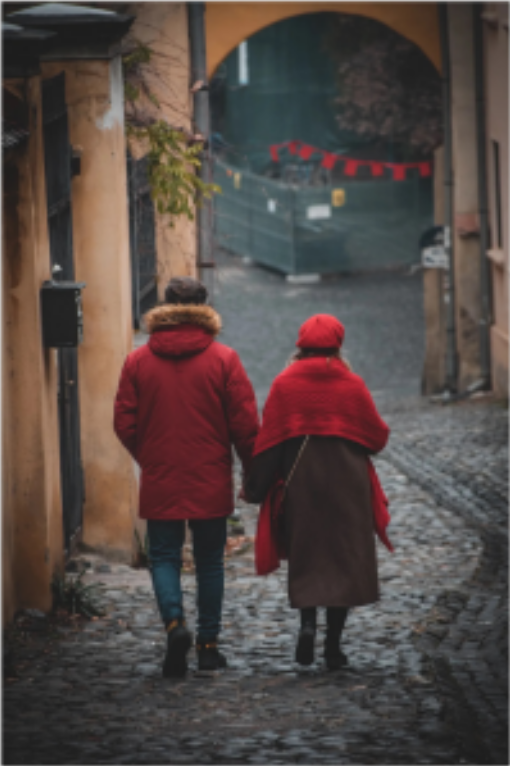
#> input picture Detectar_Cor_HSV/img.png, 510 x 766 px
$ python main.py
#> lines starting #> are read from the running program, lines starting #| are printed output that depends on the picture; after the words box and inside, x2 and y2 are one past the last pixel; in counts of white or black regions, pixels touching at a corner belong together
### Detectar_Cor_HSV/funcoes.py
import cv2
import numpy as np

# função para caregar a imagem
def carregar_img(img_png):
    imagem = cv2.imread(img_png)

    if imagem is None:
        print("Erro ao carregar a imagem")
        return None

    return imagem

# função para converter a imagem para o espeço de cores HSV
def converter_para_hsv(imagem):
    hsv = cv2.cvtColor(imagem, cv2.COLOR_BGR2HSV)
    return hsv

# cria a máscara de cor para detectar a cor
def criar_mascara_cor(imagem_hsv, limite_inferior, limite_superior):
    mascara = cv2.inRange(imagem_hsv, limite_inferior, limite_superior) #verificar se cada pixel da imagem está dentro de um intervalo de cor
    return mascara

# função que aplica a máscara na imagem original
def aplicar_mascara(imagem, mascara):
    resultado = cv2.bitwise_and(imagem, imagem, mask=mascara) #manter apenas os pixels que são brancos
    return resultado


def destacar_vermelho(imagem, mascara):

    # converter a imagem para a escala de cinza
    cinza = cv2.cvtColor(imagem, cv2.COLOR_BGR2GRAY)

    # converter de volta para bgr
    cinza_bgr = cv2.cvtColor(cinza, cv2.COLOR_GRAY2BGR)

    # pegar as partes vermelhas da imagem original
    vermelho = cv2.bitwise_and(imagem, imagem, mask=mascara)

    # inverter máscara para pegar o fundo
    mascara_invertida = cv2.bitwise_not(mascara)

    # pegar fundo em cinza
    fundo = cv2.bitwise_and(cinza_bgr, cinza_bgr, mask=mascara_invertida)

    # juntar vermelho com o fundo cinza
    resultado = cv2.add(vermelho, fundo)

    return resultado

### Detectar_Cor_HSV/main.py
from funcoes import *

def main():

    imagem = carregar_img("img.png")
#> in carregar_img, imagem is the input picture: shape (766, 510, 3); mean B, G, R 69.5, 73, 85

    if imagem is None:
        return

    hsv = converter_para_hsv(imagem)
#> in converter_para_hsv, `hsv = cv2.cvtColor(imagem, cv2.COLOR_BGR2HSV)`: hsv: shape (766, 510, 3); mean H, S, V 63.4, 54.5, 87.9

    # primeiro intervalo de vermelho
    limite_inferior1 = np.array([0,120,70])
    limite_superior1 = np.array([10,255,255])

    # segundo intervalo de vermelho
    limite_inferior2 = np.array([170,120,70])
    limite_superior2 = np.array([180,255,255])

    mascara1 = criar_mascara_cor(hsv, limite_inferior1, limite_superior1)
#> in criar_mascara_cor, `mascara = cv2.inRange(imagem_hsv, limite_inferior, limite_superior)`:
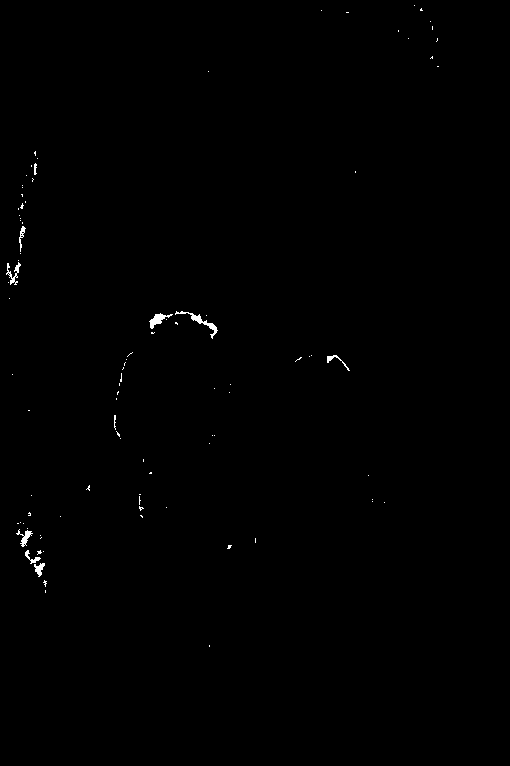
#> mascara: shape (766, 510); 0.3% white; 95 white regions (85 under 20 px), largest, box (x1, y1, x2, y2) and area: (175, 311, 218, 339) 193, (149, 313, 173, 329) 147, (6, 262, 21, 285) 120
    mascara2 = criar_mascara_cor(hsv, limite_inferior2, limite_superior2)
#> in criar_mascara_cor (call 2), `mascara = cv2.inRange(imagem_hsv, limite_inferior, limite_superior)`:
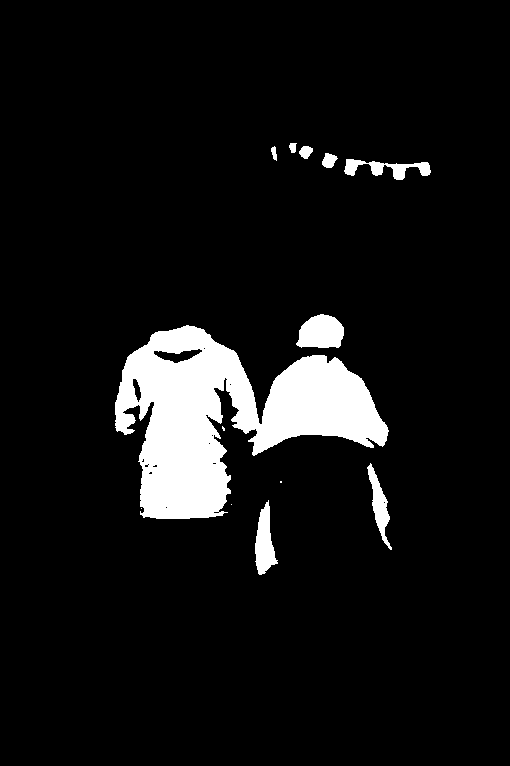
#> mascara: shape (766, 510); 7.8% white; 13 white regions (4 under 20 px), largest, box (x1, y1, x2, y2) and area: (115, 325, 389, 519) 26090, (296, 314, 344, 348) 1263, (255, 500, 278, 575) 977

    # juntar as duas máscaras
    mascara = cv2.bitwise_or(mascara1, mascara2)
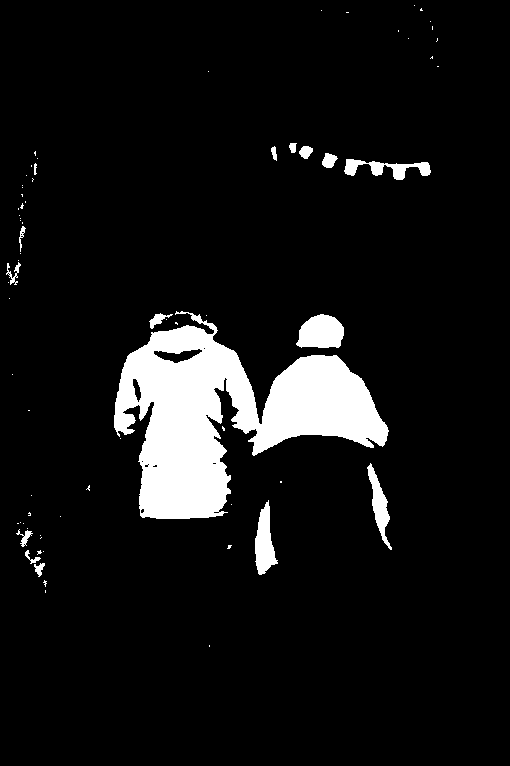
#> mascara: shape (766, 510); 8.1% white; 72 white regions (56 under 20 px), largest, box (x1, y1, x2, y2) and area: (114, 311, 389, 519) 26482, (296, 314, 344, 348) 1263, (255, 500, 278, 575) 982

    # gerar resultado com vermelho colorido e resto cinza
    resultado = destacar_vermelho(imagem, mascara)
#> in destacar_vermelho, `cinza = cv2.cvtColor(imagem, cv2.COLOR_BGR2GRAY)`:
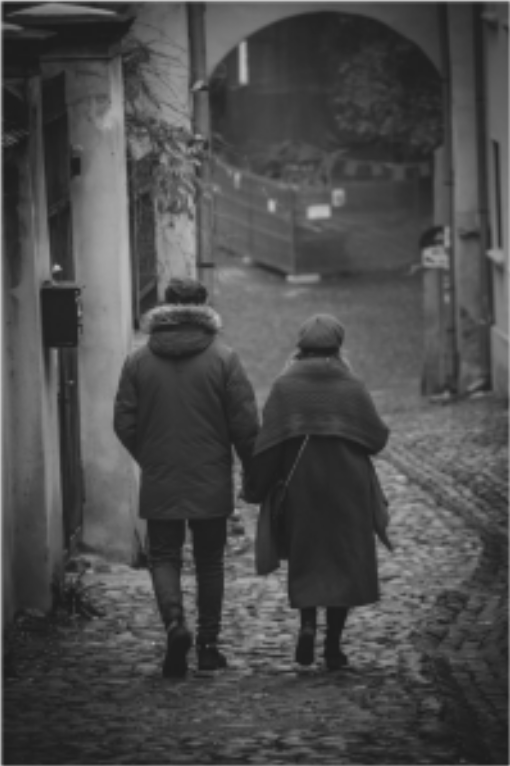
#> cinza: shape (766, 510); min 28, max 211, mean 76.2
#> in destacar_vermelho, `vermelho = cv2.bitwise_and(imagem, imagem, mask=mascara)`:
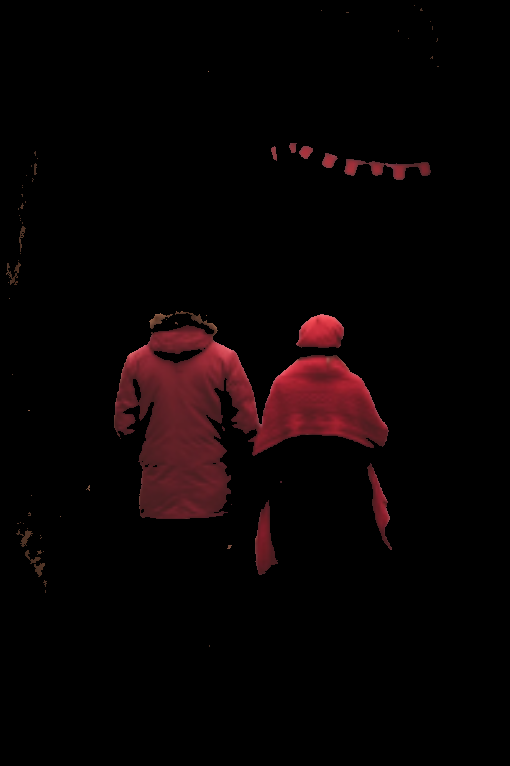
#> vermelho: shape (766, 510, 3); mean B, G, R 3.4, 2.9, 9
#> in destacar_vermelho, `fundo = cv2.bitwise_and(cinza_bgr, cinza_bgr, mask=mascara_invertida)`:
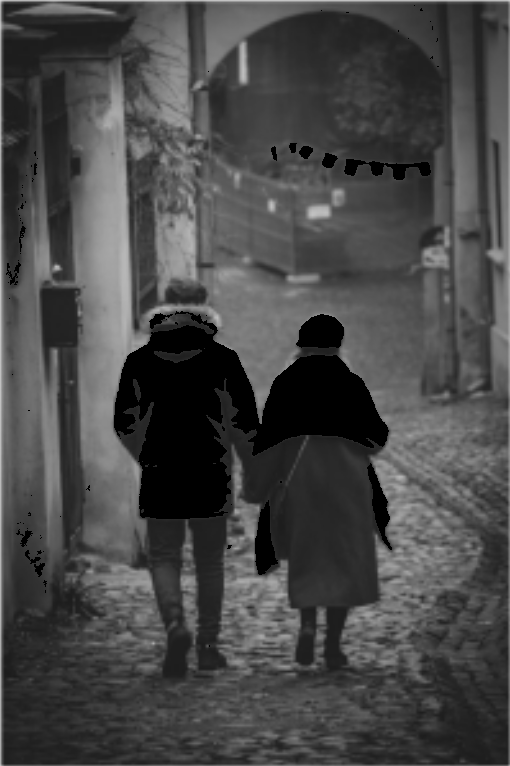
#> fundo: shape (766, 510, 3); min 0, max 211, mean 71.4
#> in destacar_vermelho, `resultado = cv2.add(vermelho, fundo)`:
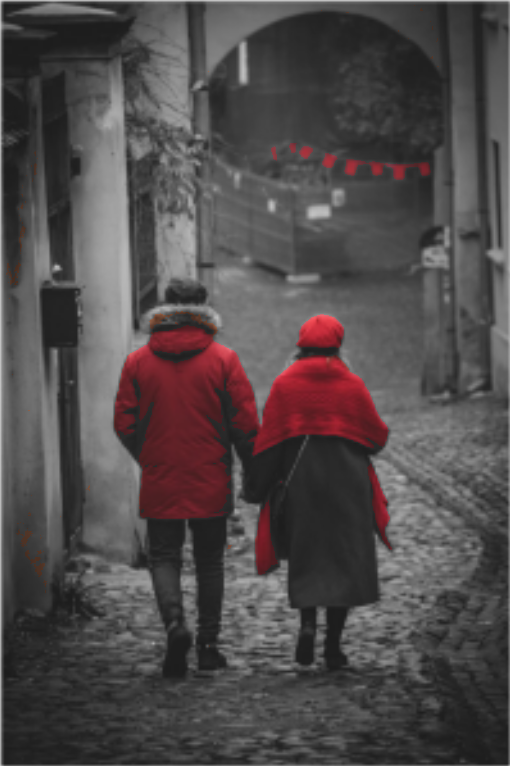
#> resultado: shape (766, 510, 3); mean B, G, R 74.9, 74.3, 80.4

    cv2.imshow("Imagem original", imagem)
    cv2.imshow("Máscara da cor", mascara)
    cv2.imshow("Resultado final", resultado)

    cv2.waitKey(0)
    cv2.destroyAllWindows()

main()
